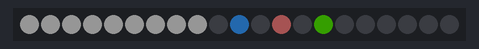
The sketch below on a simulated Arduino Uno, built with avr-gcc and run on an emulated ATmega328P. Shown: 21 RGB LEDs in strip order, left to right. Dim RGB values are drawn brighter than linear; colours are those a GRB WS2812 strip shows for the declared byte order.

Above: at 2.1 s.
At 4.1 s:
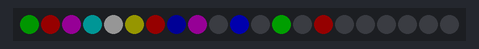

The sketch:

RGBCalibrate.ino
```cpp
#include "FastLED.h"


////////////////////////////////////////////////////////////////////////////////////////////////////
//
// RGB Calibration code
//
// Use this sketch to determine what the RGB ordering for your chipset should be.  Steps for setting up to use:

// * Uncomment the line in setup that corresponds to the LED chipset that you are using.  (Note that they
//   all explicitly specify the RGB order as RGB)
// * Define DATA_PIN to the pin that data is connected to.
// * (Optional) if using software SPI for chipsets that are SPI based, define CLOCK_PIN to the clock pin
// * Compile/upload/run the sketch

// You can then test this ordering by setting the RGB ordering in the addLeds line below to the new ordering
// and it should come out correctly, 1 red, 2 green, and 3 blue.
//
//////////////////////////////////////////////////

#include "LowPower.h"


#define NUM_LEDS 21

// Data pin that led data will be written out over
#define DATA_PIN 4
// Clock pin only needed for SPI based chipsets when not using hardware SPI
//#define CLOCK_PIN 8

CRGB leds[NUM_LEDS];
int lum = 21;

void setup() {
    // sanity check delay - allows reprogramming if accidently blowing power w/leds
    delay(2000);

    // Uncomment one of the following lines for your leds arrangement.

     FastLED.addLeds<WS2812, DATA_PIN, RGB>(leds, NUM_LEDS);

}

void loop() {
    leds[0] = CRGB(lum,lum,lum);
    leds[1] = CRGB(lum,lum,lum);
    leds[2] = CRGB(lum,lum,lum);
    leds[3] = CRGB(lum,lum,lum);
    leds[4] = CRGB(lum,lum,lum);
    leds[5] = CRGB(lum,lum,lum);
    leds[6] = CRGB(lum,lum,lum);
    leds[7] = CRGB(lum,lum,lum);
    leds[8] = CRGB(lum,lum,lum);
    leds[10] = CRGB(30,10,50);
    leds[12] = CRGB(20,40,20);
    leds[14] = CRGB(30,10,0);

    FastLED.show();
    delay(2000);
    leds[0] = CRGB(lum,0,0);
    leds[1] = CRGB(0,lum,0);
    leds[2] = CRGB(0,lum,lum);
    leds[3] = CRGB(lum,0,lum);
    leds[4] = CRGB(lum,lum,lum);
    leds[5] = CRGB(lum,lum,0);
    leds[6] = CRGB(0,lum,0);
    leds[7] = CRGB(0,0,lum);
    leds[8] = CRGB(0,lum,lum);
    leds[10] = CRGB(0,0,50);
    leds[12] = CRGB(30,0,0);
    leds[14] = CRGB(0,20,0);
    FastLED.show();
    delay(2000);
}
```

Measured:
- what the display in image 0 shows lasts 2.0 s, from 2.0 s to 4.0 s
